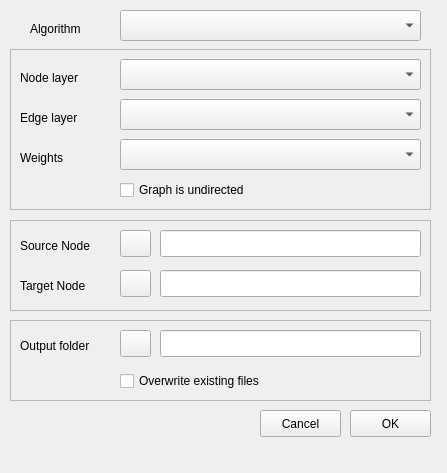
<?xml version="1.0" encoding="UTF-8"?>
<ui version="4.0">
 <class>NetworkXPath</class>
 <widget class="QDockWidget" name="NetworkXPath">
  <property name="geometry">
   <rect>
    <x>0</x>
    <y>0</y>
    <width>447</width>
    <height>473</height>
   </rect>
  </property>
  <property name="sizePolicy">
   <sizepolicy hsizetype="MinimumExpanding" vsizetype="MinimumExpanding">
    <horstretch>0</horstretch>
    <verstretch>0</verstretch>
   </sizepolicy>
  </property>
  <property name="minimumSize">
   <size>
    <width>447</width>
    <height>357</height>
   </size>
  </property>
  <property name="baseSize">
   <size>
    <width>0</width>
    <height>0</height>
   </size>
  </property>
  <property name="windowTitle">
   <string>NetworkX Plugin - Shortest Path</string>
  </property>
  <widget class="QWidget" name="dockWidgetContents">
   <widget class="QPushButton" name="btnOK">
    <property name="enabled">
     <bool>true</bool>
    </property>
    <property name="geometry">
     <rect>
      <x>350</x>
      <y>410</y>
      <width>81</width>
      <height>27</height>
     </rect>
    </property>
    <property name="text">
     <string>OK</string>
    </property>
   </widget>
   <widget class="QPushButton" name="btnCancel">
    <property name="geometry">
     <rect>
      <x>260</x>
      <y>410</y>
      <width>81</width>
      <height>27</height>
     </rect>
    </property>
    <property name="text">
     <string>Cancel</string>
    </property>
   </widget>
   <widget class="QLabel" name="labelNodes_2">
    <property name="enabled">
     <bool>true</bool>
    </property>
    <property name="geometry">
     <rect>
      <x>30</x>
      <y>20</y>
      <width>171</width>
      <height>17</height>
     </rect>
    </property>
    <property name="text">
     <string>Algorithm</string>
    </property>
   </widget>
   <widget class="QComboBox" name="comboBoxAlgorithm">
    <property name="enabled">
     <bool>true</bool>
    </property>
    <property name="geometry">
     <rect>
      <x>120</x>
      <y>10</y>
      <width>301</width>
      <height>31</height>
     </rect>
    </property>
   </widget>
   <widget class="QFrame" name="frame">
    <property name="geometry">
     <rect>
      <x>10</x>
      <y>49</y>
      <width>421</width>
      <height>161</height>
     </rect>
    </property>
    <property name="frameShape">
     <enum>QFrame::StyledPanel</enum>
    </property>
    <property name="frameShadow">
     <enum>QFrame::Raised</enum>
    </property>
    <widget class="QFrame" name="frame_2">
     <property name="geometry">
      <rect>
       <x>10</x>
       <y>170</y>
       <width>411</width>
       <height>131</height>
      </rect>
     </property>
     <property name="frameShape">
      <enum>QFrame::StyledPanel</enum>
     </property>
     <property name="frameShadow">
      <enum>QFrame::Raised</enum>
     </property>
    </widget>
    <widget class="QCheckBox" name="checkBoxUndirected">
     <property name="geometry">
      <rect>
       <x>110</x>
       <y>130</y>
       <width>161</width>
       <height>22</height>
      </rect>
     </property>
     <property name="text">
      <string>Graph is undirected</string>
     </property>
    </widget>
    <widget class="QLabel" name="labelNodes">
     <property name="enabled">
      <bool>true</bool>
     </property>
     <property name="geometry">
      <rect>
       <x>10</x>
       <y>20</y>
       <width>171</width>
       <height>17</height>
      </rect>
     </property>
     <property name="text">
      <string>Node layer</string>
     </property>
    </widget>
    <widget class="QLabel" name="labelEdges">
     <property name="geometry">
      <rect>
       <x>10</x>
       <y>60</y>
       <width>171</width>
       <height>17</height>
      </rect>
     </property>
     <property name="text">
      <string>Edge layer</string>
     </property>
    </widget>
    <widget class="QComboBox" name="comboBoxInputNodes">
     <property name="enabled">
      <bool>true</bool>
     </property>
     <property name="geometry">
      <rect>
       <x>110</x>
       <y>10</y>
       <width>301</width>
       <height>31</height>
      </rect>
     </property>
    </widget>
    <widget class="QComboBox" name="comboBoxInputEdges">
     <property name="geometry">
      <rect>
       <x>110</x>
       <y>50</y>
       <width>301</width>
       <height>31</height>
      </rect>
     </property>
    </widget>
    <widget class="QLabel" name="labelEdges_2">
     <property name="geometry">
      <rect>
       <x>10</x>
       <y>100</y>
       <width>171</width>
       <height>17</height>
      </rect>
     </property>
     <property name="text">
      <string>Weights</string>
     </property>
    </widget>
    <widget class="QComboBox" name="comboBoxInputWeight">
     <property name="geometry">
      <rect>
       <x>110</x>
       <y>90</y>
       <width>301</width>
       <height>31</height>
      </rect>
     </property>
    </widget>
   </widget>
   <widget class="QFrame" name="frame_3">
    <property name="geometry">
     <rect>
      <x>10</x>
      <y>220</y>
      <width>421</width>
      <height>91</height>
     </rect>
    </property>
    <property name="frameShape">
     <enum>QFrame::StyledPanel</enum>
    </property>
    <property name="frameShadow">
     <enum>QFrame::Raised</enum>
    </property>
   </widget>
   <widget class="QFrame" name="frameOutput">
    <property name="geometry">
     <rect>
      <x>10</x>
      <y>320</y>
      <width>421</width>
      <height>81</height>
     </rect>
    </property>
    <property name="frameShape">
     <enum>QFrame::StyledPanel</enum>
    </property>
    <property name="frameShadow">
     <enum>QFrame::Raised</enum>
    </property>
    <widget class="QCheckBox" name="checkBoxOverwrite">
     <property name="geometry">
      <rect>
       <x>110</x>
       <y>50</y>
       <width>181</width>
       <height>22</height>
      </rect>
     </property>
     <property name="text">
      <string>Overwrite existing files</string>
     </property>
    </widget>
    <widget class="QLabel" name="LabelSave">
     <property name="geometry">
      <rect>
       <x>10</x>
       <y>10</y>
       <width>101</width>
       <height>31</height>
      </rect>
     </property>
     <property name="text">
      <string>Output folder</string>
     </property>
    </widget>
    <widget class="QPushButton" name="btnSave_2">
     <property name="geometry">
      <rect>
       <x>110</x>
       <y>10</y>
       <width>31</width>
       <height>27</height>
      </rect>
     </property>
     <property name="text">
      <string/>
     </property>
     <property name="icon">
      <iconset>
       <normaloff>edit.png</normaloff>edit.png</iconset>
     </property>
    </widget>
    <widget class="QLineEdit" name="lineEditSave">
     <property name="geometry">
      <rect>
       <x>150</x>
       <y>10</y>
       <width>261</width>
       <height>27</height>
      </rect>
     </property>
    </widget>
   </widget>
   <widget class="QLineEdit" name="lineEditTargetNode">
    <property name="geometry">
     <rect>
      <x>160</x>
      <y>270</y>
      <width>261</width>
      <height>27</height>
     </rect>
    </property>
   </widget>
   <widget class="QLabel" name="labelTargetNode">
    <property name="geometry">
     <rect>
      <x>20</x>
      <y>270</y>
      <width>91</width>
      <height>31</height>
     </rect>
    </property>
    <property name="text">
     <string>Target Node</string>
    </property>
   </widget>
   <widget class="QLabel" name="labelSourceNode">
    <property name="geometry">
     <rect>
      <x>20</x>
      <y>230</y>
      <width>91</width>
      <height>31</height>
     </rect>
    </property>
    <property name="text">
     <string>Source Node</string>
    </property>
   </widget>
   <widget class="QPushButton" name="btnTargetNode">
    <property name="geometry">
     <rect>
      <x>120</x>
      <y>270</y>
      <width>31</width>
      <height>27</height>
     </rect>
    </property>
    <property name="text">
     <string/>
    </property>
    <property name="icon">
     <iconset>
      <normaloff>edit.png</normaloff>edit.png</iconset>
    </property>
   </widget>
   <widget class="QPushButton" name="btnSourceNode">
    <property name="geometry">
     <rect>
      <x>120</x>
      <y>230</y>
      <width>31</width>
      <height>27</height>
     </rect>
    </property>
    <property name="text">
     <string/>
    </property>
    <property name="icon">
     <iconset>
      <normaloff>edit.png</normaloff>edit.png</iconset>
    </property>
   </widget>
   <widget class="QLineEdit" name="lineEditSourceNode">
    <property name="geometry">
     <rect>
      <x>160</x>
      <y>230</y>
      <width>261</width>
      <height>27</height>
     </rect>
    </property>
   </widget>
  </widget>
 </widget>
 <resources/>
 <connections/>
</ui>
